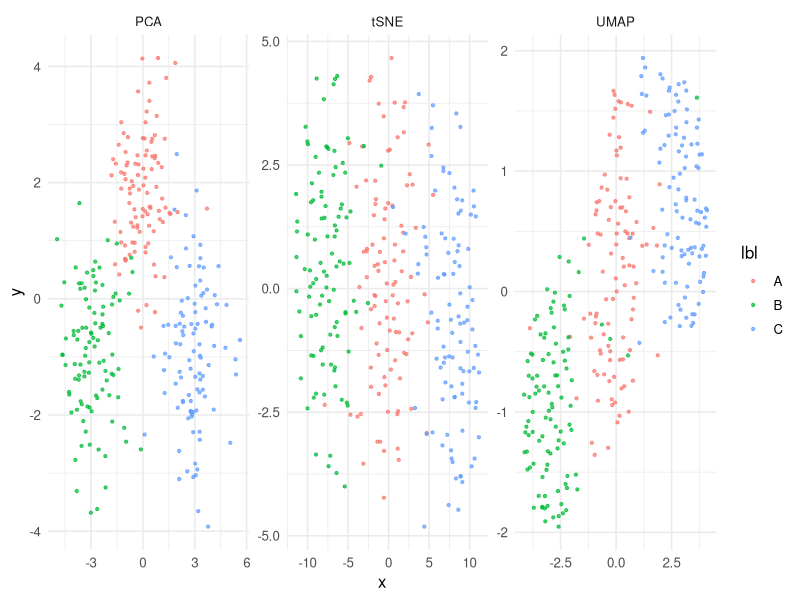

Generate this figure with R:
# ============================================================
# Biostatistics Courses
# Course 4 — Week 1, Session 5: UMAP and t-SNE
# ============================================================

# --- 0. Setup --------------------------------------------------
library(tidyverse)
library(uwot)
library(Rtsne)
set.seed(42)
theme_set(theme_minimal(base_size = 12))

# --- 1. Hypothesis / Goal --------------------------------------
# Embed three simulated high-d blobs via PCA, UMAP, t-SNE; compare.

# --- 2. Data ---------------------------------------------------
make_blob <- function(n, mu, sd = 1, d = 20) matrix(rnorm(n * d, 0, sd), n, d) +
  rep(mu, each = n)
X <- rbind(
  make_blob(100, c(0, 0, rep(0, 18))),
  make_blob(100, c(4, 0, rep(0, 18))),
  make_blob(100, c(0, 4, rep(0, 18)))
)
lbl <- rep(c("A", "B", "C"), each = 100)

# --- 3. Visualise ----------------------------------------------
emb_pca  <- prcomp(X)$x[, 1:2]
emb_umap <- umap(X, n_neighbors = 15, min_dist = 0.1)
emb_tsne <- Rtsne(X, perplexity = 30, check_duplicates = FALSE)$Y
df <- bind_rows(
  tibble(method = "PCA",  x = emb_pca[, 1],  y = emb_pca[, 2],  lbl = lbl),
  tibble(method = "UMAP", x = emb_umap[, 1], y = emb_umap[, 2], lbl = lbl),
  tibble(method = "tSNE", x = emb_tsne[, 1], y = emb_tsne[, 2], lbl = lbl)
)
p1 <- ggplot(df, aes(x, y, colour = lbl)) +
  geom_point(alpha = 0.7, size = 0.8) +
  facet_wrap(~ method, scales = "free")
print(p1)

# --- 4. Assumptions --------------------------------------------
# Neighbourhood structure dominates the embedding; global distances
# are not meaningful.

# --- 5. Conduct / Fit ------------------------------------------
# (fits already done above)

# --- 6. Report -------------------------------------------------
cat("Three blobs recovered by UMAP and t-SNE; PCA weaker.\n")
